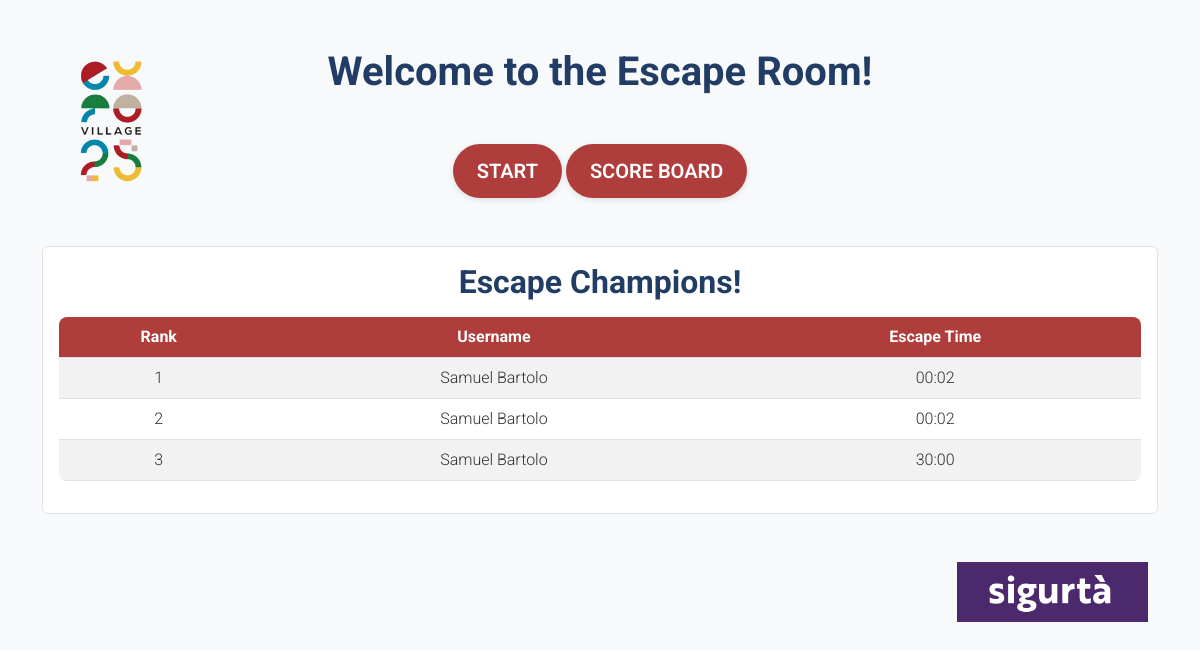
Before: / with the older database file.
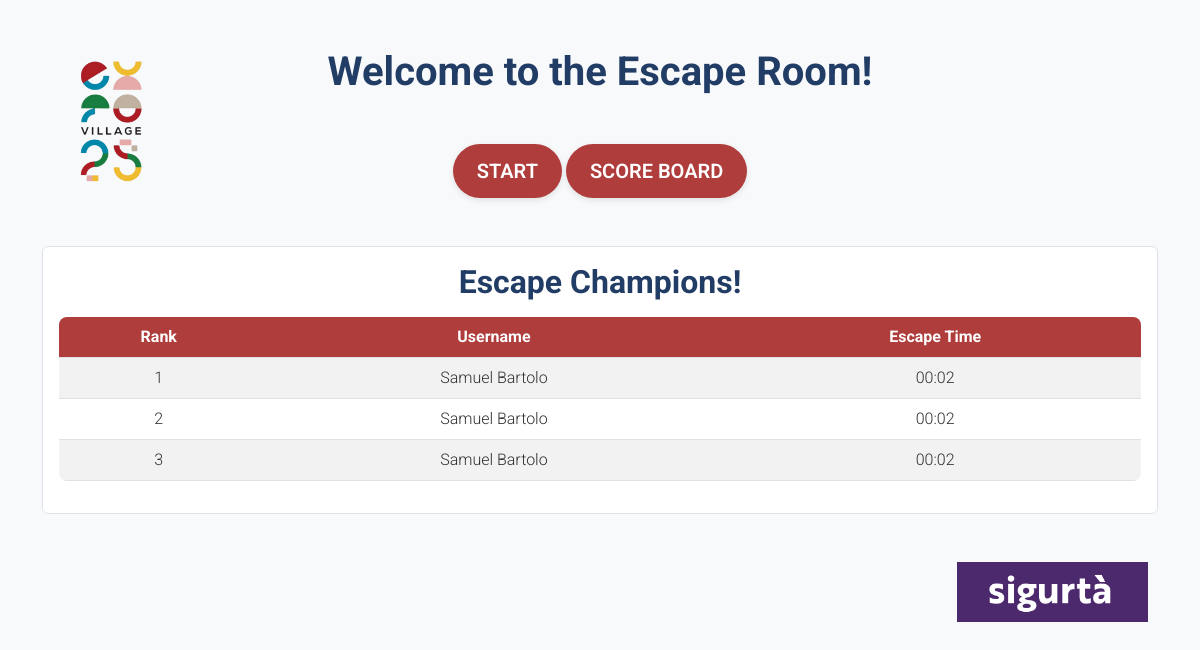
After: the same page with the newer database file.
### tables this page shows
CREATE TABLE players (
                        id INTEGER PRIMARY KEY AUTOINCREMENT,
                        idCard TEXT,
                        name TEXT,
                        surname TEXT,
                        email TEXT,
                        phone TEXT,
                        escapeTime TEXT);

### website/main.py (the view)
@app.route("/")
def home():
    users = dbHandle.threeTopData()
    return render_template("index.html", users=users)

### website/databaseHandler.py (called while the page is built)
def threeTopData():
    connection = DatabaseConnection().connect()
    cursor = connection.cursor()
    cursor.execute("SELECT name || ' ' || surname AS 'username', escapeTime FROM players ORDER BY escapeTime LIMIT 3;")
    users = cursor.fetchall()
    connection.close()
    return users

    def connect(self):
        connection = sqlite3.connect(self.database_file)
        return connection

    def newDBIfNoExist(self):
        connection = self.connect()
        cursor = connection.cursor()
        cursor.execute('''CREATE TABLE IF NOT EXISTS players (
                        id INTEGER PRIMARY KEY AUTOINCREMENT,
                        idCard TEXT,
                        name TEXT,
                        surname TEXT,
                        email TEXT,
                        phone TEXT,
                        escapeTime TEXT)''')
        connection.commit()
        connection.close()

### website/templates/index.html (shortened to what this page needs)
<!DOCTYPE html>
<html lang="en">
<head>
    <link href="https://cdn.jsdelivr.net/npm/bootstrap@5.3.0/dist/css/bootstrap.min.css" rel="stylesheet">
    <link rel="stylesheet" href="{{ url_for('static', filename='css/styles.css') }}">
</head>
<body class="text-center bg-light">
    <div class="container mt-5">
        <div class="container position-relative mb-4">
            <img src="{{ url_for('static', filename='images/Expo25 LOGO-transparentBackground.png') }}"
                 alt="Expo Logo"
                 style="max-height: 300%; position: absolute; top: 0; left: 0;">
            <h1 id="secret-admin-trigger" class="text-center mb-lg-5">Welcome to the Escape Room!</h1>
        </div>
        <button class="btn btn-primary btn-lg mb-lg-4" onclick="location.href='register'">Start</button>
        <button class="btn btn-secondary btn-lg mb-lg-4" onclick="openLeaderboardPopup()">Score Board</button>
        <div class="mt-4 p-3 border rounded bg-white">
            <h2 class="mb-3">Escape Champions!</h2>
            <table class="table table-striped">
                <thead>
                    <tr>
                        <th>Rank</th>
                        <th>Username</th>
                        <th>Escape Time</th>
                    </tr>
                </thead>
                <tbody id="leaderboard-entries">
                    {% for user in users %}
                    <tr>
                        <td>{{ loop.index }}</td>
                        <td>{{ user[0] }}</td>
                        <td>{{ user[1] }}</td>
                    </tr>
                    {% endfor %}
                </tbody>
            </table>
        </div>
    </div>
</body>
<footer class="bg-transparent mt-5">
    <div class="container text-end">
        <img src="{{ url_for('static', filename='images/SIGURTA.png') }}"
            alt="SIGURTA Logo"
            style="height: 60px; margin-bottom: 10px; margin-right: 10px;">
    </div>
</footer>
</html>

Changed rows visible on the page:
no longer on this page (row unchanged): players: user "Samuel Bartolo", escapeTime "30:00"
added players: user "Samuel Bartolo", escapeTime "00:02"
